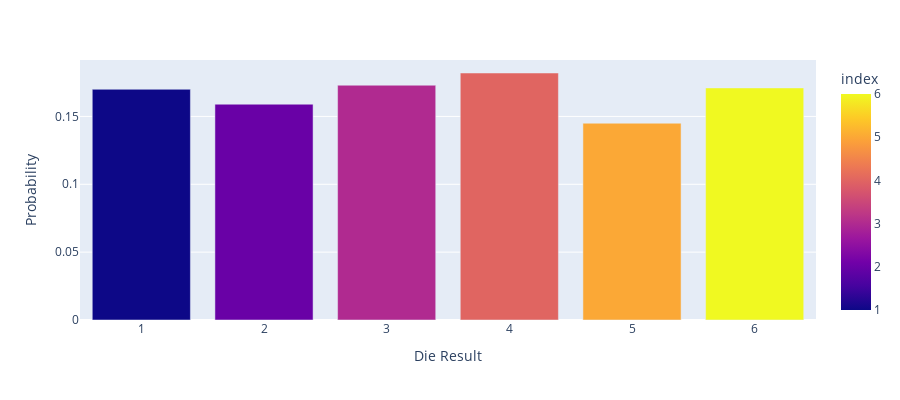

Notebook cell for this chart:
### Code cell
draws = rng.integers(1, 7, 1000)
tmp = pd.Series(draws).value_counts(normalize=True).to_frame() # ratio of each sde

fig = px.bar(tmp, color=tmp.index, height=400)
fig.update_layout(xaxis_title="Die Result", yaxis_title="Probability")
fig.show()

### Figure 1 — Plotly figure (JSON) as saved in the notebook; plotly's stock layout.template omitted (floating-point values rounded to 4 significant figures)
{"data": [{"alignmentgroup": "True", "hovertemplate": "index=%{marker.color}<br>value=%{y}<extra></extra>", "legendgroup": "", "marker": {"color": [4, 3, 6, 1, 2, 5], "coloraxis": "coloraxis", "pattern": {"shape": ""}}, "name": "", "offsetgroup": "", "orientation": "v", "showlegend": false, "textposition": "auto", "type": "bar", "x": [4, 3, 6, 1, 2, 5], "xaxis": "x", "y": [0.182, 0.173, 0.171, 0.17, 0.159, 0.145], "yaxis": "y"}], "layout": {"barmode": "relative", "coloraxis": {"colorbar": {"title": {"text": "index"}}, "colorscale": [[0, "#0d0887"], [0.1111, "#46039f"], [0.2222, "#7201a8"], [0.3333, "#9c179e"], [0.4444, "#bd3786"], [0.5556, "#d8576b"], [0.6667, "#ed7953"], [0.7778, "#fb9f3a"], [0.8889, "#fdca26"], [1, "#f0f921"]]}, "height": 400, "legend": {"tracegroupgap": 0}, "margin": {"t": 60}, "xaxis": {"anchor": "y", "domain": [0, 1], "title": {"text": "Die Result"}}, "yaxis": {"anchor": "x", "domain": [0, 1], "title": {"text": "Probability"}}}}
